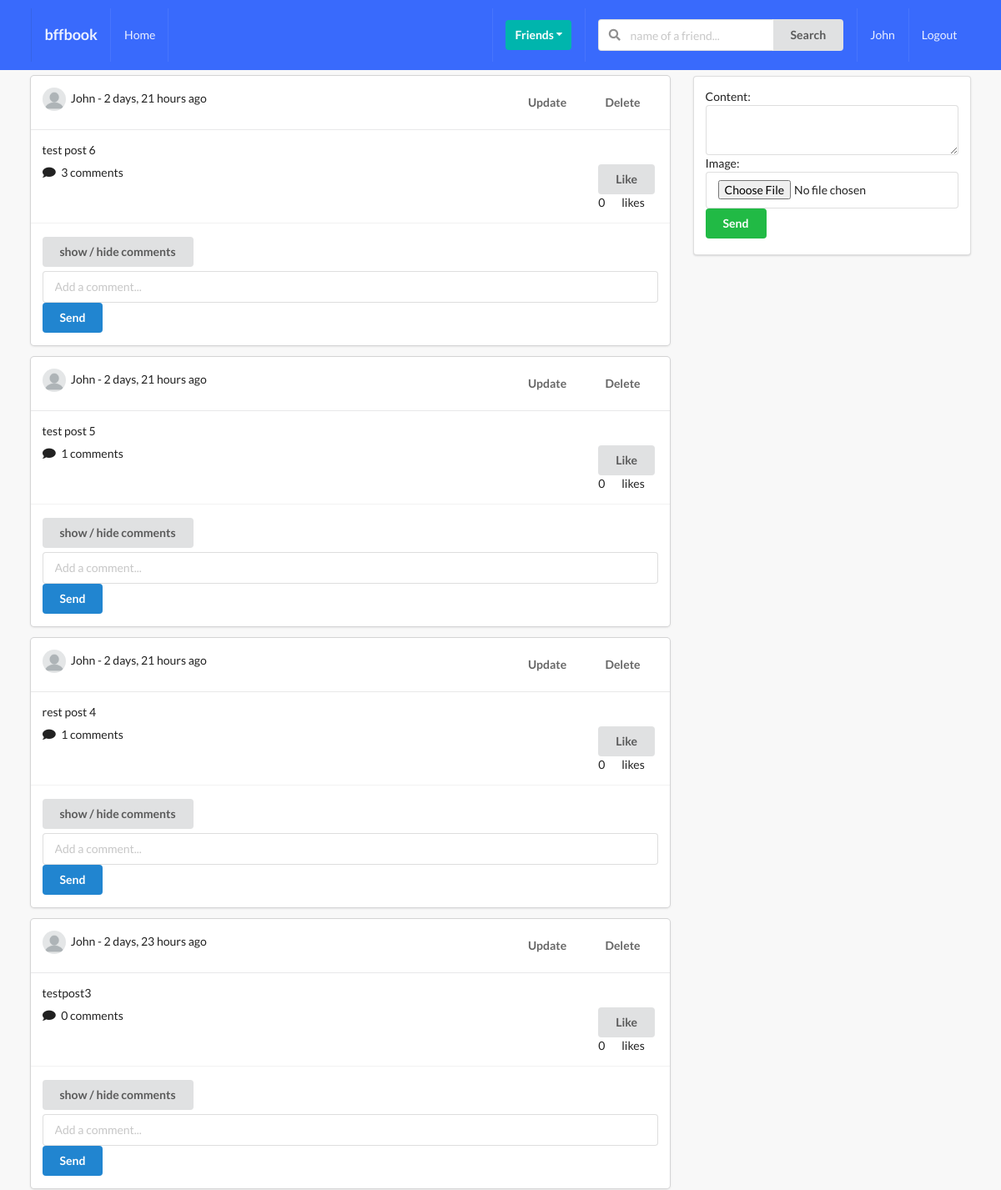
/posts/ (signed in, upper part), run on an earlier commit of the app's database.
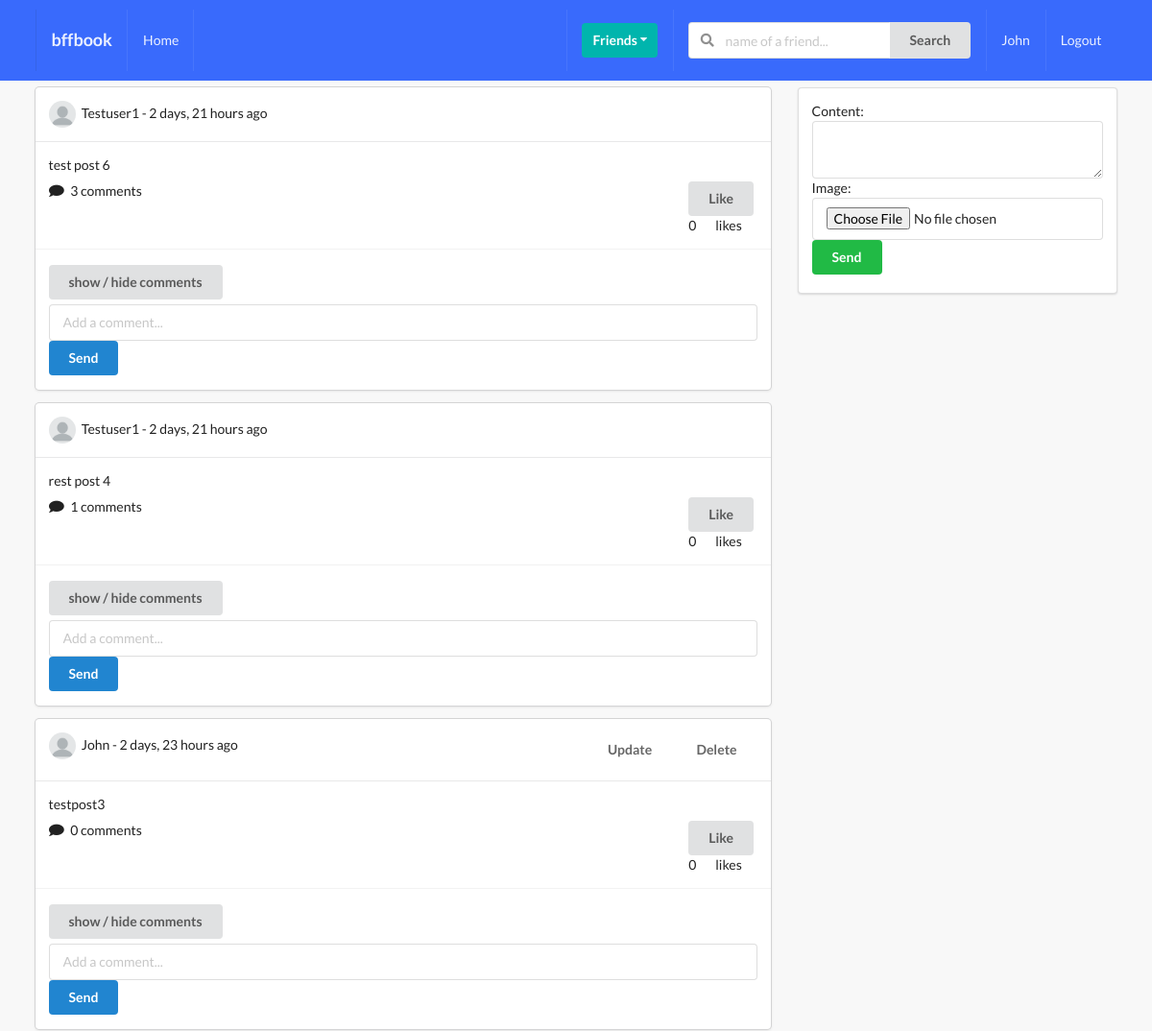
And on a later commit of the database.
### posts/models.py (models this page shows, shortened)
class Post(models.Model):
    content = models.TextField()
    image = models.ImageField(upload_to='posts', validators=[FileExtensionValidator(['png', 'jpg', 'jpeg'])], blank=True)
    liked = models.ManyToManyField(Profile, blank=True, related_name='likes')
    updated = models.DateTimeField(auto_now=True)
    created = models.DateTimeField(auto_now_add=True)
    author = models.ForeignKey(Profile, on_delete=models.CASCADE, related_name='posts')
    def num_likes(self):
        return self.liked.all().count()
    def num_comments(self):
        return self.comment_set.all().count()
    class Meta:
        ordering = ('-created',)

### profiles/models.py (models this page shows, shortened)
class Profile(models.Model):
    first_name = models.CharField(max_length=200, blank=True)
    last_name = models.CharField(max_length=200, blank=True)
    user = models.OneToOneField(User, on_delete=models.CASCADE)
    bio = models.TextField(default="No bio...", max_length=300)
    email = models.EmailField(max_length=200, blank=True)
    country = models.CharField(max_length=200, blank=True)
    avatar = models.ImageField(default='avatar.png', upload_to='avatars/')
    friends = models.ManyToManyField(User, blank=True, related_name='friends')
    slug = models.SlugField(unique=True, blank=True)
    updated = models.DateTimeField(auto_now=True)
    created = models.DateTimeField(auto_now_add=True)
    objects = ProfileManager()
    def __str__(self):
        return f"{self.user.username}-{self.created.strftime('%d-%m-%Y')}"

### posts/views.py (the view, shortened to what this page needs)
# urls.py: path('', post_comment_create_and_list_view, name='main-post-view'),
def post_comment_create_and_list_view(request):
    qs = Post.objects.all()
    profile = Profile.objects.get(user=request.user)
    p_form = PostModelForm()
    c_form = CommentModelForm()
    post_added = False
    profile = Profile.objects.get(user=request.user)
    context = {'qs': qs, 'profile': profile, 'p_form': p_form, 'c_form': c_form, 'post_added': post_added}
    return render(request, 'posts/main.html', context)

### posts/forms.py
class PostModelForm(forms.ModelForm):
    content = forms.CharField(widget=forms.Textarea(attrs={'rows':2}))
    class Meta:
        model = Post
        exclude = ('liked', 'updated', 'created', 'author')

class CommentModelForm(forms.ModelForm):
    body = forms.CharField(label='', widget=forms.TextInput(attrs={'placeholder': 'Add a comment...'}))
    class Meta:
        model = Comment
        exclude = ('user', 'post', 'updated', 'created')

### posts/templates/posts/main.html (shortened to what this page needs)
{% extends 'base.html' %}
{% block content %}
<div class="ui grid">
    <div class="eleven wide column">
        {% for obj in qs %}
        <div class="ui fluid card">
            <div class="content">
                <div class="right floated meta">
                <div class="ui grid">
                    <div class="row">
                        {% ifequal request.user obj.author.user %}
                            <a href="{% url 'posts:post-update' obj.pk %}"><button class="ui button bwhite-lg ">Update</button></a>
                            <a href="{% url 'posts:post-delete' obj.pk %}"><button class="ui button bwhite-lg ">Delete</button></a>
                        {% endifequal %}
                    </div>
                </div>
                </div>
                <img class="ui avatar image" src={{obj.author.avatar.url}}>
                {{ obj.author.user }} - {{ obj.created|timesince}} ago
            </div>
            <div class="content">
                <p> {{ obj.content }} </p>
                <div class="right floated">
                    <form action="{% url 'posts:like-post-view' %}" method="POST" class='like-form' id='{{obj.id}}'>
                            <button type="submit" class="ui button like-btn{{obj.id}}">
                                {% if profile not in obj.liked.all %}
                                    Like
                                {% else %}
                                    Unlike
                                {% endif %}
                            </button>
                            <div class="ui grid">
                                <div class="column">
                                    <div class="like-count{{obj.id}}"> {{obj.num_likes}} </div>
                                </div>
                                <div class="column">
                                    likes
                                </div>
                            </div>
                    </form>
                </div>
                <i class="comment icon"></i>
                <span> {{ obj.num_comments }} comments</span>
            </div>
            <div class="extra content">
                <button class="cmt_btn ui button mb-5">show / hide comments</button>
                <form action="" method="POST"class='ui fluid form'>
                    {{ c_form }}
                    <button type="submit" name="submit_c_form" class="ui primary button mt-5 w-full">Send</button>
                </form>
            </div>
        </div>
        {% endfor %}
    </div>
    <div class="five wide column">
        <div class="ui segment">
            <form action="" method="POST" class='ui form' enctype="multipart/form-data">
                {{p_form}}
                <button type='submit' name="submit_p_form" class="ui positive button w-full mt-5">Send</button>
            </form>
        </div>
    </div>
</div>
{% endblock content %}

What changed in the data, as far as the page shows it:
removed Post: author.avatar (placeholder picture), author.user "John", created "2 days, 21 hours", content "test post 5", shows "Like", num_likes "0", num_comments "1"
changed Post "test post 6": author.user "John" → "Testuser1"; no longer shows "Update Delete"
changed Post "rest post 4": author.user "John" → "Testuser1"; no longer shows "Update Delete"
